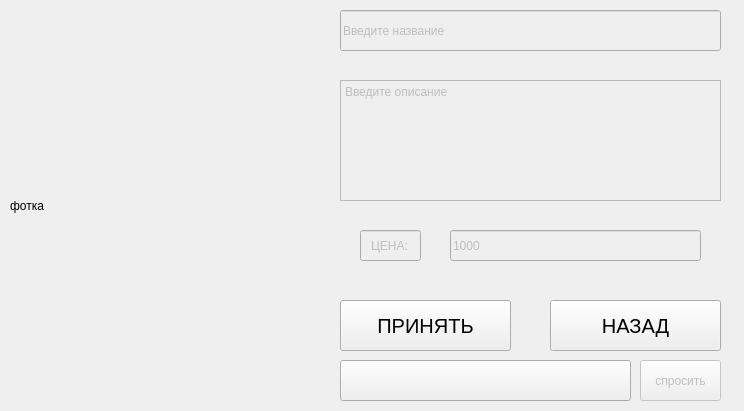
<?xml version="1.0" encoding="UTF-8"?>
<ui version="4.0">
 <class>viewAdv</class>
 <widget class="QWidget" name="viewAdv">
  <property name="geometry">
   <rect>
    <x>0</x>
    <y>0</y>
    <width>744</width>
    <height>411</height>
   </rect>
  </property>
  <property name="windowTitle">
   <string>Form</string>
  </property>
  <widget class="QLineEdit" name="cost">
   <property name="enabled">
    <bool>false</bool>
   </property>
   <property name="geometry">
    <rect>
     <x>450</x>
     <y>230</y>
     <width>251</width>
     <height>31</height>
    </rect>
   </property>
   <property name="text">
    <string>1000</string>
   </property>
  </widget>
  <widget class="QLineEdit" name="name">
   <property name="enabled">
    <bool>false</bool>
   </property>
   <property name="geometry">
    <rect>
     <x>340</x>
     <y>10</y>
     <width>381</width>
     <height>41</height>
    </rect>
   </property>
   <property name="text">
    <string>Введите название</string>
   </property>
  </widget>
  <widget class="QLineEdit" name="lineEdit_2">
   <property name="enabled">
    <bool>false</bool>
   </property>
   <property name="geometry">
    <rect>
     <x>360</x>
     <y>230</y>
     <width>61</width>
     <height>31</height>
    </rect>
   </property>
   <property name="text">
    <string>ЦЕНА:</string>
   </property>
   <property name="alignment">
    <set>Qt::AlignCenter</set>
   </property>
  </widget>
  <widget class="QPushButton" name="cansell">
   <property name="geometry">
    <rect>
     <x>550</x>
     <y>300</y>
     <width>171</width>
     <height>51</height>
    </rect>
   </property>
   <property name="font">
    <font>
     <pointsize>15</pointsize>
    </font>
   </property>
   <property name="text">
    <string>НАЗАД</string>
   </property>
  </widget>
  <widget class="QTextEdit" name="description">
   <property name="enabled">
    <bool>false</bool>
   </property>
   <property name="geometry">
    <rect>
     <x>340</x>
     <y>80</y>
     <width>381</width>
     <height>121</height>
    </rect>
   </property>
   <property name="html">
    <string>&lt;!DOCTYPE HTML PUBLIC &quot;-//W3C//DTD HTML 4.0//EN&quot; &quot;http://www.w3.org/TR/REC-html40/strict.dtd&quot;&gt;
&lt;html&gt;&lt;head&gt;&lt;meta name=&quot;qrichtext&quot; content=&quot;1&quot; /&gt;&lt;meta charset=&quot;utf-8&quot; /&gt;&lt;style type=&quot;text/css&quot;&gt;
p, li { white-space: pre-wrap; }
hr { height: 1px; border-width: 0; }
li.unchecked::marker { content: &quot;\2610&quot;; }
li.checked::marker { content: &quot;\2612&quot;; }
&lt;/style&gt;&lt;/head&gt;&lt;body style=&quot; font-family:'Segoe UI'; font-size:9pt; font-weight:400; font-style:normal;&quot;&gt;
&lt;p style=&quot; margin-top:0px; margin-bottom:0px; margin-left:0px; margin-right:0px; -qt-block-indent:0; text-indent:0px;&quot;&gt;Введите описание&lt;/p&gt;&lt;/body&gt;&lt;/html&gt;</string>
   </property>
  </widget>
  <widget class="QPushButton" name="editOrP">
   <property name="geometry">
    <rect>
     <x>340</x>
     <y>300</y>
     <width>171</width>
     <height>51</height>
    </rect>
   </property>
   <property name="font">
    <font>
     <pointsize>15</pointsize>
    </font>
   </property>
   <property name="text">
    <string>ПРИНЯТЬ</string>
   </property>
  </widget>
  <widget class="QLabel" name="img">
   <property name="geometry">
    <rect>
     <x>10</x>
     <y>10</y>
     <width>291</width>
     <height>391</height>
    </rect>
   </property>
   <property name="text">
    <string>фотка</string>
   </property>
  </widget>
  <widget class="QPushButton" name="repOrCh">
   <property name="geometry">
    <rect>
     <x>340</x>
     <y>360</y>
     <width>291</width>
     <height>41</height>
    </rect>
   </property>
   <property name="font">
    <font>
     <pointsize>12</pointsize>
    </font>
   </property>
   <property name="text">
    <string/>
   </property>
  </widget>
  <widget class="QPushButton" name="writeCust">
   <property name="enabled">
    <bool>false</bool>
   </property>
   <property name="geometry">
    <rect>
     <x>640</x>
     <y>360</y>
     <width>81</width>
     <height>41</height>
    </rect>
   </property>
   <property name="text">
    <string>спросить</string>
   </property>
  </widget>
 </widget>
 <resources/>
 <connections/>
</ui>
